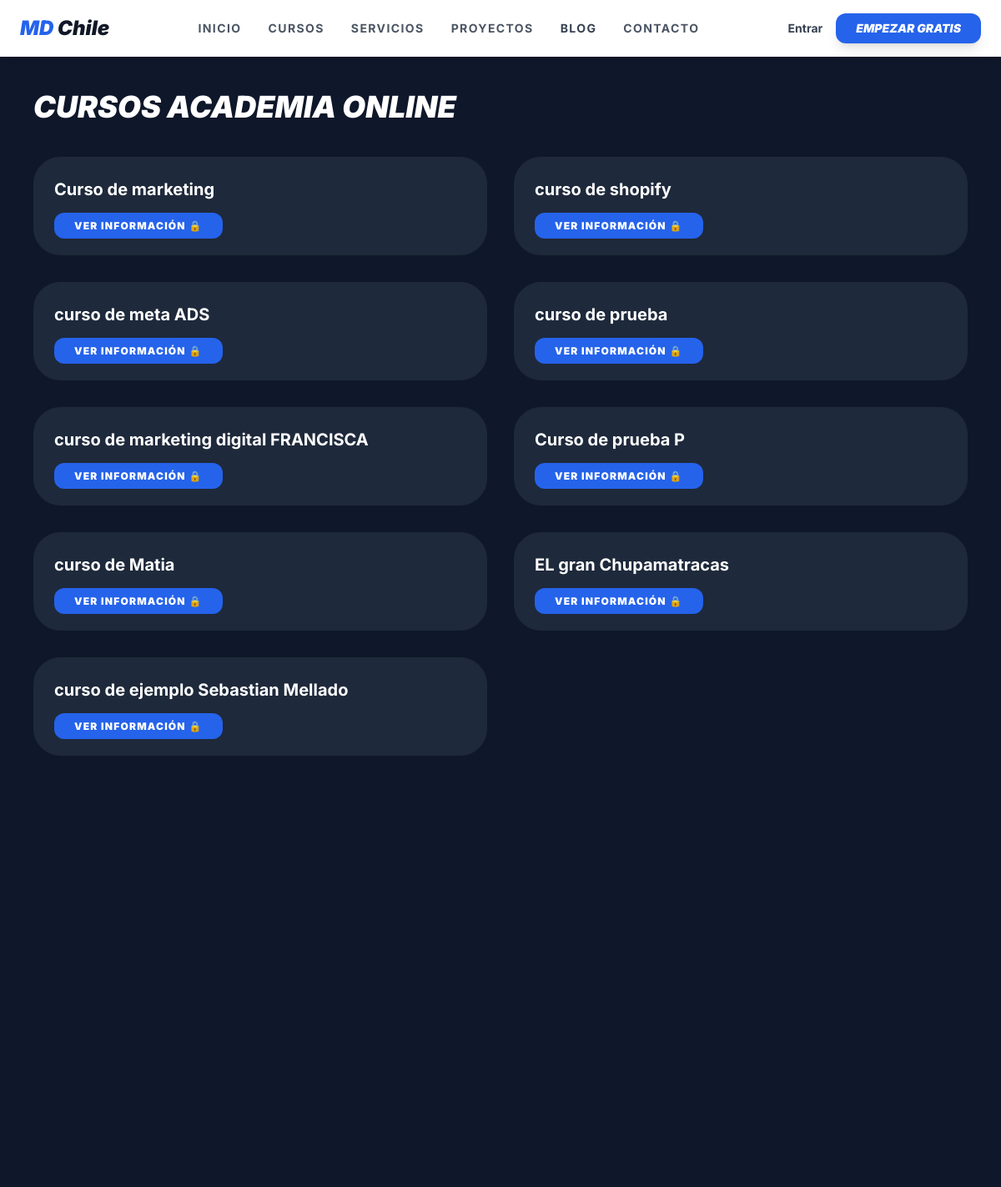
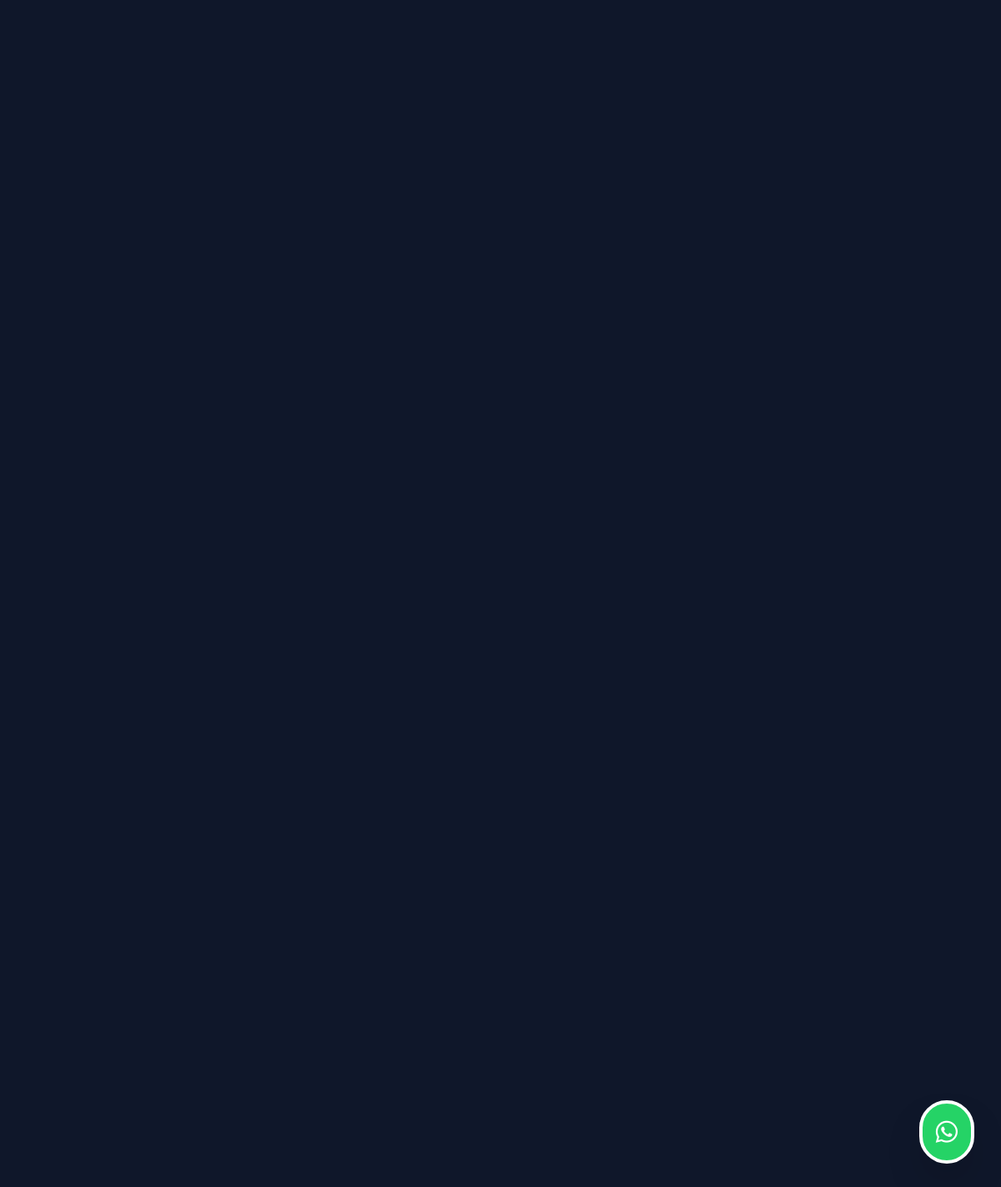
The page /academia/ on the database its author committed (2 pictures, top to bottom).
### courses/models.py (models this page shows, shortened)
class Course(models.Model):
    title = models.CharField(max_length=200)
    slug = models.SlugField(unique=True, blank=True, null=True)
    description = models.TextField()
    image = models.ImageField(upload_to='courses/banners/', null=True, blank=True)
    price = models.IntegerField(default=0)
    is_published = models.BooleanField(default=True)
    created_at = models.DateTimeField(auto_now_add=True)

### courses/views_public.py (the view)
def academia_publica(request):
    cursos = Course.objects.filter(is_published=True)
    return render(request, 'courses/academia_publica.html', {'cursos': cursos})

### templates/courses/academia_publica.html
{% extends 'base.html' %}
{% block content %}
<div class="min-h-screen bg-[#0f172a] text-white p-10">
    <h1 class="text-4xl font-black mb-10 italic uppercase">Cursos Academia Online</h1>
    <div class="grid grid-cols-1 md:grid-cols-2 gap-8">
        {% for curso in cursos %}
        <div class="bg-[#1e293b] rounded-[2rem] p-6 border border-gray-800">
            <h3 class="text-xl font-bold mb-4">{{ curso.title }}</h3>
            <a href="{% url 'public_course_detail' curso.slug %}" class="bg-blue-600 px-6 py-2 rounded-xl text-xs font-black uppercase tracking-widest">Ver Información 🔒</a>
        </div>
        {% endfor %}
    </div>
</div>
{% endblock %}

### templates/base.html (style rules this page uses)
body { font-family: 'Inter', sans-serif; }

### rows shown on the page
Course: title "Curso de marketing"
Course: title "curso de shopify"
Course: title "curso de meta ADS"
Course: title "curso de prueba"
Course: title "curso de marketing digital FRANCISCA"
Course: title "Curso de prueba P"
Course: title "curso de Matia"
Course: title "EL gran Chupamatracas"
Course: title "curso de ejemplo Sebastian Mellado"
